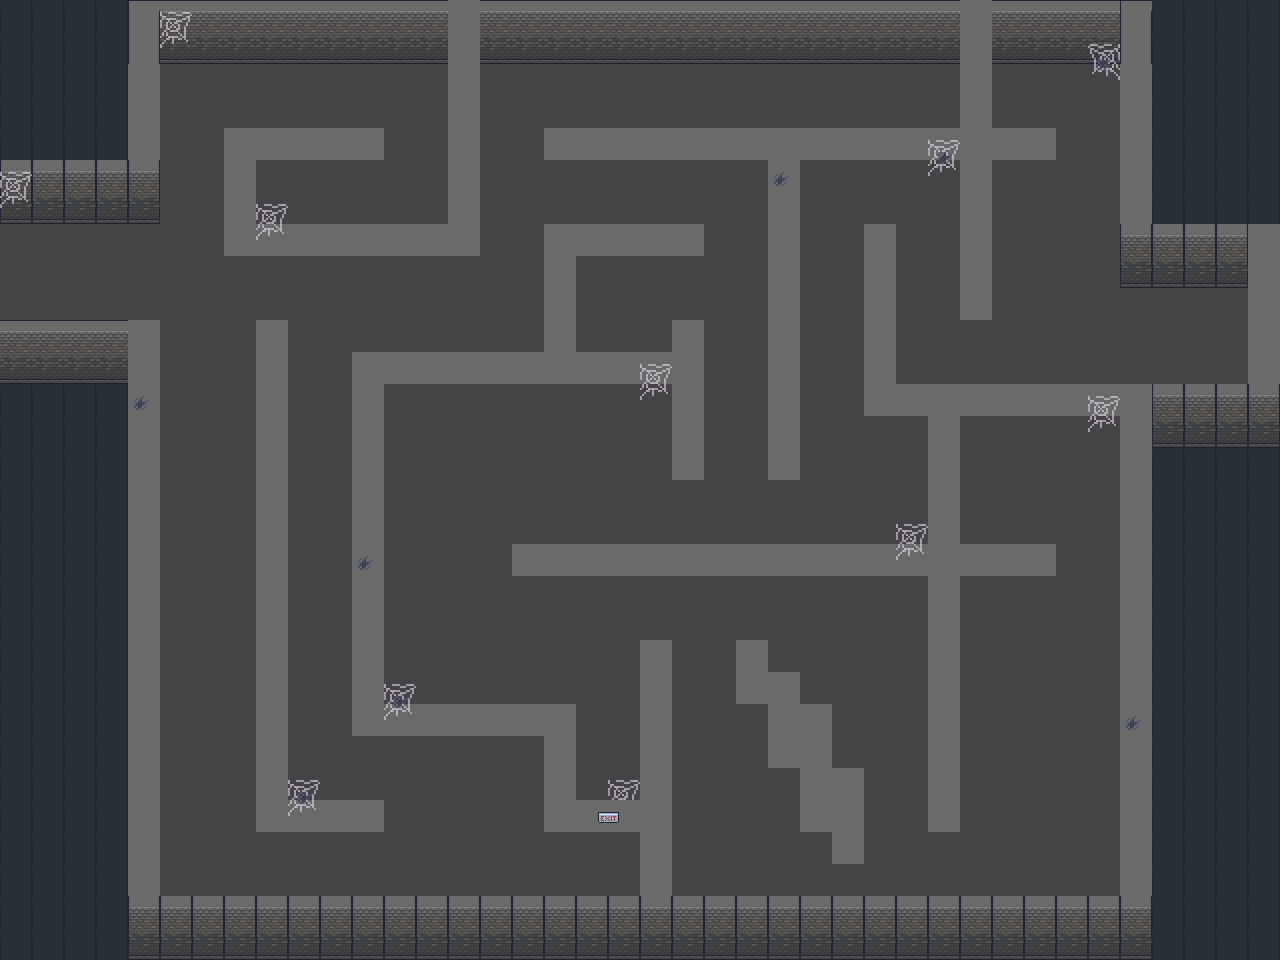

This game map was drawn from its Tiled (.tmx) file and the tilesets committed beside it. A one-line description and the trimmed map source follow:
An orthogonal 40x30 tile map with 32x32 px tiles, 4 tile layers (floorLayer, wallLayer, wallLayer2, spiderLayer), 6 tilesets and 10 objects (start, end, firstaid3, firstaid4, firstaid5, ...).

<map version="1.10" tiledversion="1.10.2" orientation="orthogonal" renderorder="right-down" width="40" height="30" tilewidth="32" tileheight="32" infinite="0" nextlayerid="7" nextobjectid="12">
 <editorsettings>
  <export target="lvl3.tmj" format="json" />
 </editorsettings>
 <tileset firstgid="1" name="014" tilewidth="32" tileheight="32" tilecount="8025" columns="25">
  <image source="../assets/014.png" width="800" height="10272" />
 </tileset>
 <tileset firstgid="8026" name="TileAndStone" tilewidth="32" tileheight="32" tilecount="1944" columns="36">
  <image source="../assets/TileAndStone.png" width="1152" height="1728" />
 </tileset>
 <tileset firstgid="9970" name="017" tilewidth="32" tileheight="32" tilecount="5440" columns="40">
  <image source="../assets/017.png" width="1280" height="4352" />
 </tileset>
 <tileset firstgid="15410" name="03" tilewidth="32" tileheight="32" tilecount="1760" columns="16">
  <image source="../assets/03.png" width="512" height="3520" />
 </tileset>
 <tileset firstgid="17170" name="04" tilewidth="32" tileheight="32" tilecount="720" columns="16">
  <image source="../assets/04.png" width="512" height="1440" />
 </tileset>
 <tileset firstgid="17890" name="06" tilewidth="32" tileheight="32" tilecount="976" columns="16">
  <image source="../assets/06.png" width="512" height="1952" />
 </tileset>
 <layer id="2" name="floorLayer" width="40" height="30">
  <data>[1200 cells, 1200 non-empty, 1 distinct tile ids]</data>
 </layer>
 <layer id="1" name="wallLayer" width="40" height="30">
  <data>[1200 cells, 567 non-empty, 8 distinct tile ids]</data>
 </layer>
 <layer id="6" name="wallLayer2" width="40" height="30">
  <data>[1200 cells, 8 non-empty, 2 distinct tile ids]</data>
 </layer>
 <layer id="3" name="spiderLayer" width="40" height="30">
  <data>[1200 cells, 27 non-empty, 9 distinct tile ids]</data>
 </layer>
 <objectgroup id="4" name="objectLayer">
  <object id="1" name="start" x="79.8532" y="277.278">
   <point />
  </object>
  <object id="2" name="end" x="1232.1" y="337.635">
   <point />
  </object>
  <object id="3" name="firstaid3" x="304.048" y="203.288">
   <point />
  </object>
  <object id="4" name="firstaid4" x="187.378" y="864.416">
   <point />
  </object>
  <object id="5" name="firstaid5" x="602.793" y="312.887">
   <point />
  </object>
  <object id="6" name="firstaid6" x="885.628" y="493.194">
   <point />
  </object>
  <object id="7" name="ulti" x="1023.51" y="484.356">
   <point />
  </object>
  <object id="8" name="firstaid7" x="440.118" y="433.032">
   <point />
  </object>
  <object id="9" name="hiddenlvl" x="620.47" y="869.719">
   <point />
  </object>
  <object id="10" name="enemy3" x="1098.73" y="775.972">
   <point />
  </object>
 </objectgroup>
</map>
